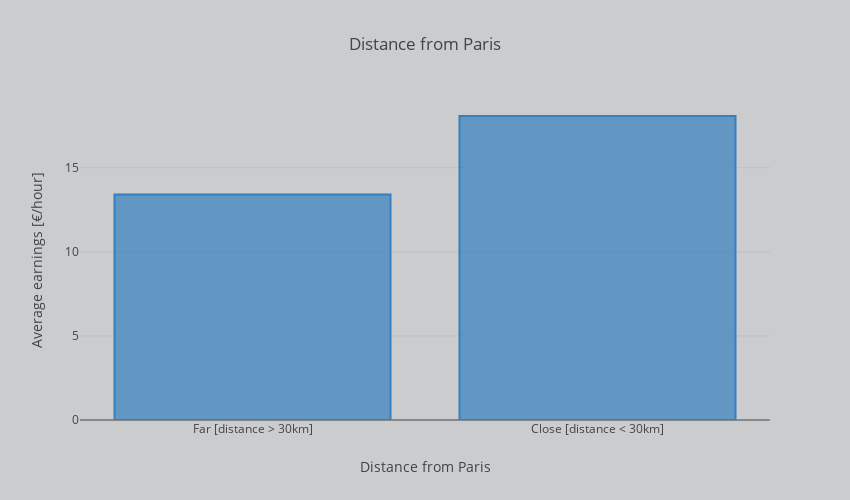

Notebook source saved alongside this figure:
### Markdown cell above
<b>NOTE:</b> The visualization made clear that people living in close proximity to Paris earn on average more than the rest of the French population.

### Code cell
trace1 = go.Bar(
    x = ["Far [distance > 30km]", "Close [distance < 30km]"],
    y = salary_location.groupby("PARIS_CLOSE")["SNHM14"].mean().tolist(),
    name='Distance from Paris',
    marker=dict(
        color='rgba(55, 128, 191, 0.7)',
        line=dict(
            color='rgba(55, 128, 191, 1.0)',
            width=2,
        )
    )
)

data = [trace1]
layout = go.Layout(
    title = 'Distance from Paris',
    width=850,
    height=500,
    paper_bgcolor='rgb(202, 204, 206)',
    plot_bgcolor='rgb(202, 204, 206)',
    yaxis = dict(
        title= 'Average earnings [€/hour]',
        anchor = 'x',
        rangemode='tozero'
    ),
    xaxis = dict(title= 'Distance from Paris')
)

fig = go.Figure(data=data, layout=layout)
py.iplot(fig)

### Figure 1 — Plotly figure (JSON) as saved in the notebook; plotly's stock layout.template omitted (floating-point values rounded to 4 significant figures)
{"data": [{"marker": {"color": "rgba(55, 128, 191, 0.7)", "line": {"color": "rgba(55, 128, 191, 1.0)", "width": 2}}, "name": "Distance from Paris", "type": "bar", "x": ["Far [distance > 30km]", "Close [distance < 30km]"], "y": [13.4, 18.07]}], "layout": {"height": 500, "paper_bgcolor": "rgb(202, 204, 206)", "plot_bgcolor": "rgb(202, 204, 206)", "title": "Distance from Paris", "width": 850, "xaxis": {"title": "Distance from Paris"}, "yaxis": {"anchor": "x", "rangemode": "tozero", "title": "Average earnings [€/hour]"}}}
